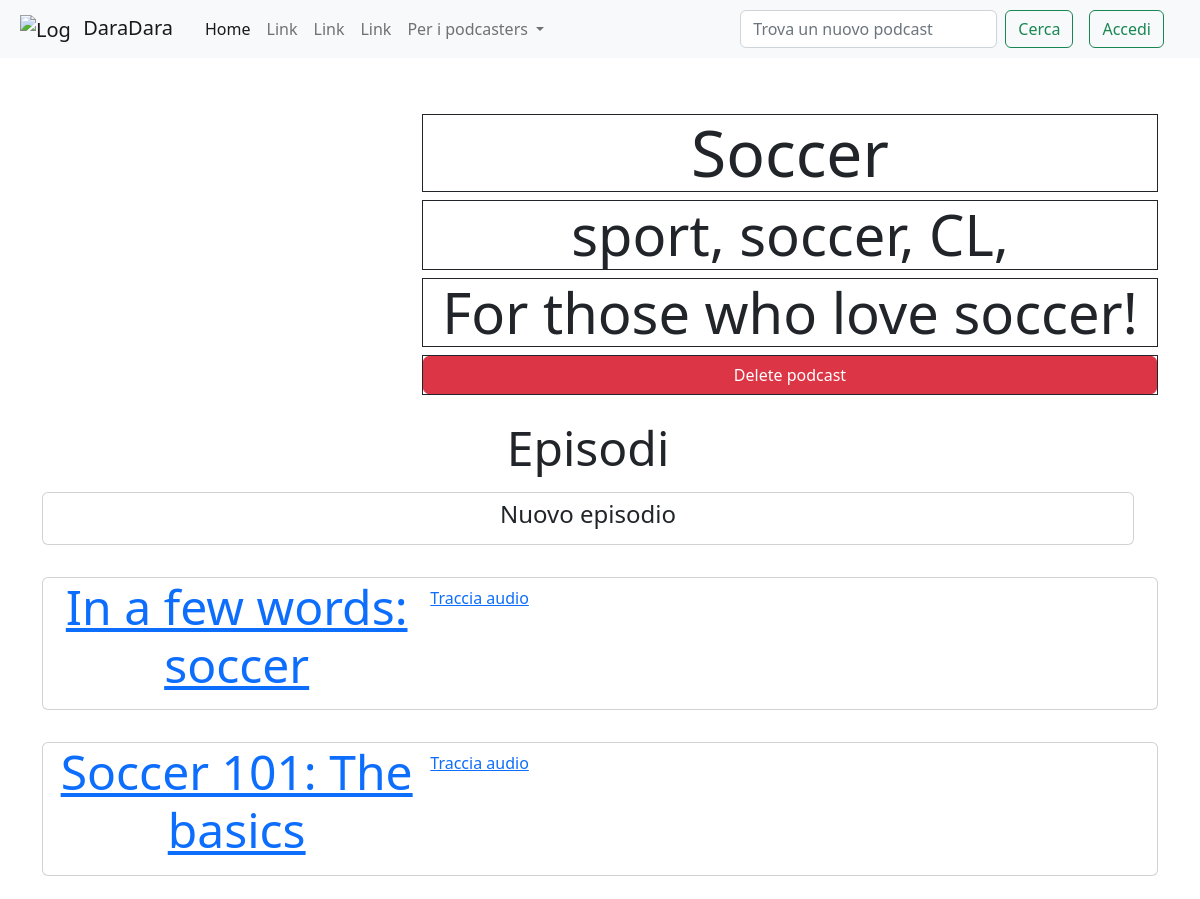
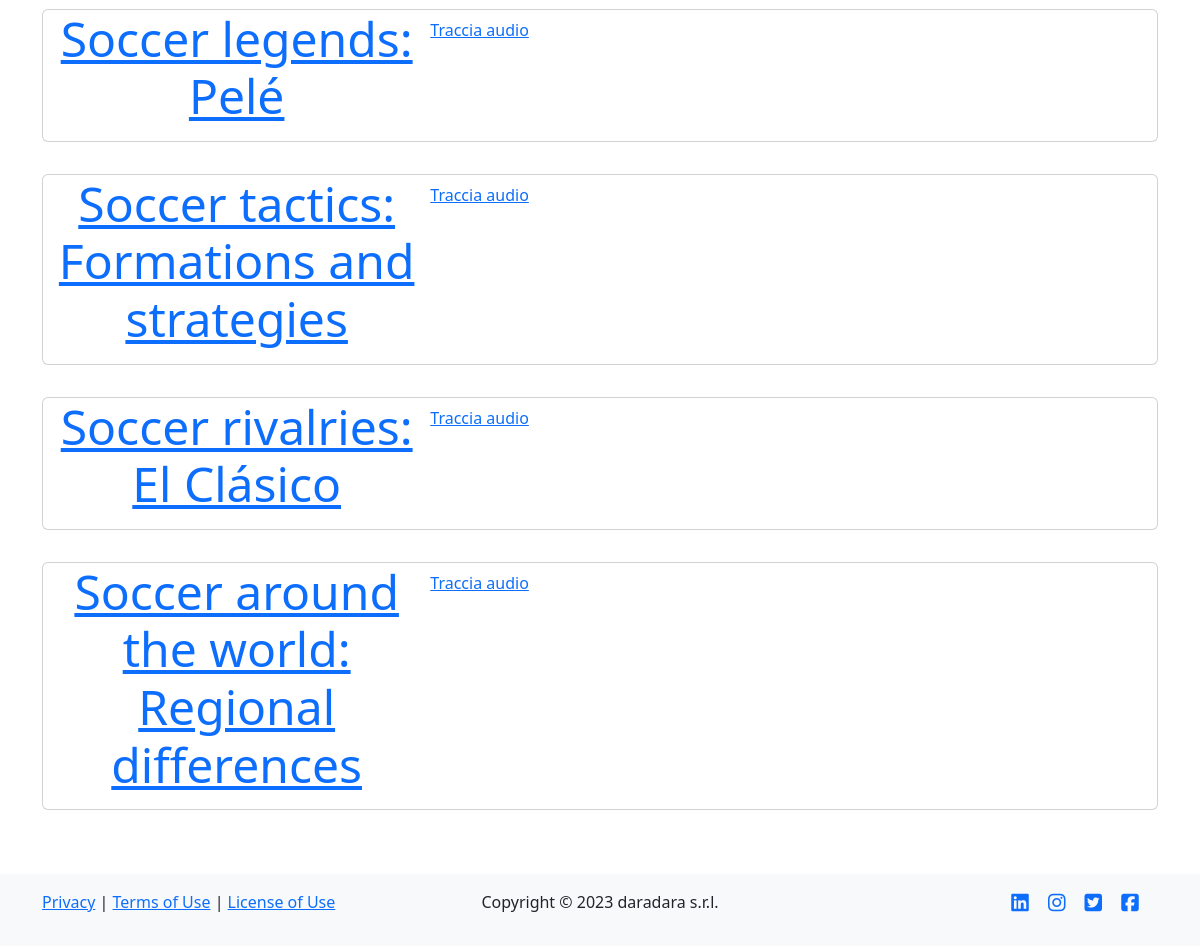
Page /podcast/1 on the committed database (2 pictures, top to bottom).
### tables this page shows
CREATE TABLE "podcasts" (
	"id"	INTEGER NOT NULL UNIQUE,
	"title"	TEXT NOT NULL UNIQUE,
	"desc"	TEXT DEFAULT 'NO_DESCRIPTION',
	"img"	TEXT DEFAULT 'NO_IMAGE',
	"id_user"	INTEGER NOT NULL,
	FOREIGN KEY("id_user") REFERENCES "users"("id"),
	PRIMARY KEY("id" AUTOINCREMENT)
);

CREATE TABLE "categories" (
	"id_podcast"	INTEGER NOT NULL,
	"tag"	TEXT NOT NULL,
	FOREIGN KEY("id_podcast") REFERENCES "podcasts"("id"),
	PRIMARY KEY("tag","id_podcast")
);

CREATE TABLE "episodes" (
	"id"	INTEGER NOT NULL UNIQUE,
	"title"	TEXT NOT NULL UNIQUE,
	"description"	TEXT DEFAULT 'NO_DESCRIPTION',
	"audio"	TEXT NOT NULL,
	"timestamp"	TEXT NOT NULL,
	"id_podcast"	INTEGER NOT NULL,
	FOREIGN KEY("id_podcast") REFERENCES "podcasts"("id"),
	PRIMARY KEY("id" AUTOINCREMENT)
);

### app.py (the view)
@app.route('/podcast/<int:id>')
def podcast(id):
    podcast = dao.get_podcast(id)
    episodes = dao.get_episodes(id_podcast = id)
    tags = dao.get_tags(id)
    return render_template('podcast.html', id=id, podcast = podcast, episodes = episodes, tags = tags)

### data/dao.py (called while the page is built)
def get_tags(id_podcast):
    conn, cursor = connect()
    tags = False
    try:
        sql = 'SELECT * FROM categories WHERE id_podcast = ?'
        cursor.execute(sql, (id_podcast,))
        tags = cursor.fetchall()
    except Exception as e:
        print(e)
    close(conn, cursor)
    return tags

def get_episodes(id_podcast):
    conn, cursor = connect()
    episodes = []
    try:
        sql = 'SELECT * FROM episodes WHERE id_podcast = ? ORDER BY timestamp DESC'
        cursor.execute(sql, (id_podcast,))
        episodes = cursor.fetchall()
    except Exception as e:
        print(e)
    close(conn, cursor)
    return episodes

def get_podcast(id):
    conn, cursor = connect()
    podcast = False
    try:
        sql = 'SELECT * FROM podcasts WHERE id = ?'
        cursor.execute(sql, (id,))
        podcast = cursor.fetchone()
    except Exception as e:
        print(e)
    close(conn, cursor)
    return podcast

def connect():
    conn = sqlite3.connect(PATH)
    conn.row_factory = sqlite3.Row
    cursor = conn.cursor()
    return conn, cursor

def close(conn, cursor):
    cursor.close()
    conn.close()

### templates/podcast.html (shortened to what this page needs)
{% extends 'layout.html' %}
{% block content %}
    <div class="row">
        <div class="col-12 col-lg-4 d-flex justify-content-center align-items-center">
        </div>
        <div class="col">
            <div class="row border border-dark mx-2 mx-lg-0 my-2 d-flex justify-content-center align-content-center display-3">
                {{podcast.title}}
            </div>
            <div class="row border border-dark mx-2 mx-lg-0 my-2 d-flex justify-content-center align-content-center display-4">
                {% for tag in tags%} {{tag.tag}}, {% endfor %}
            </div>
            <div class="row border border-dark mx-2 mx-lg-0 my-2 d-flex justify-content-center align-content-center display-4">
                {{podcast.desc}}
            </div>
            <div class="row border border-dark mx-2 mx-lg-0 my-2 d-flex justify-content-center align-content-center display-5">
                <button type="button" class="btn btn-danger" data-bs-toggle="modal" data-bs-target="#deletePodcastModal">
                    Delete podcast
                </button>
            </div>
        </div>
    </div>
    <div class="row mt-3">
        <div class="row d-flex justify-content-center display-5">Episodi</div>
        <div class="row d-flex justify-content-center">
            <div class="row mt-3">
                <div class="card mb-3">
                    <div class="row g-0 d-flex justify-content-center align-content-center">
                        <button id="newEpBtn" class="btn text-center"><h4>Nuovo episodio</h4></button>
                    </div>
                </div>
            </div>
        </div>
        {% for episode in episodes %}
        <a href="{{ url_for('episode', id_pod=id, id_ep=episode.id) }}" >
        <div class="row d-flex justify-content-center">
            <div class="row mt-3">
                <div class="card mb-3">
                    <div class="row g-0">
                        <div class="col-md-4">
                            <p class="text-center display-5">{{ episode.title }}</p>
                        </div>
                        <div class="col-md-7">
                            <div class="card-body row g-2">
                                Traccia audio
                            </div>
                        </div>
                    </div>
                </div>
            </div>
        </div>
        </a>
        {% endfor%}
    </div>
{% endblock %}

### templates/layout.html (shortened to what this page needs)
<!DOCTYPE html>
<html lang="it">
<head>
    <link href="https://cdn.jsdelivr.net/npm/bootstrap@5.2.3/dist/css/bootstrap.min.css" rel="stylesheet">
</head>
<body>
    <nav class="navbar navbar-expand-lg bg-light">
        <div class="container-fluid mx-2">
            <a class="navbar-brand" href="{{ url_for('index') }}">
                <img class="img-fluid" src="https://getbootstrap.com/docs/5.2/assets/brand/bootstrap-logo.svg" alt="Logo" style="max-width: 50px; max-height: 50px;">
                <h5 class="d-inline-block mb-0 mx-2">DaraDara</h5>
            </a>
            <div class="collapse navbar-collapse" id="navbarSupportedContent">
            <ul class="navbar-nav me-auto mb-2 mb-lg-0">
                <li class="nav-item">
                <a class="nav-link active" aria-current="page" href="{{ url_for('index') }}">Home</a>
                </li>
                <li class="nav-item">
                <a class="nav-link" href="#">Link</a>
                </li>
                <li class="nav-item">
                    <a class="nav-link" href="#">Link</a>
                </li>
                <li class="nav-item">
                    <a class="nav-link" href="#">Link</a>
                </li>
                <li class="nav-item dropdown">
                <a class="nav-link dropdown-toggle" href="#" role="button" data-bs-toggle="dropdown" aria-expanded="false">
                    Per i podcasters
                </a>
                </li>
            </ul>
            <form class="d-flex" role="search">
                <input class="form-control me-2" type="search" placeholder="Trova un nuovo podcast" aria-label="Search">
                <button class="btn btn-outline-success" type="submit">Cerca</button>
            </form>
                {% if not current_user.is_authenticated %}
                <button type="button" id="loginBtn" class="btn btn-outline-success btn-light my-3 my-lg-0 mx-lg-3">Accedi</button>
                {% else %}
                <a href="{{ url_for('profile', id = current_user.id) }}" ><button type="button" id="profileBtn" class="btn btn-outline-info btn-light my-3 my-lg-0 mx-lg-3">Profilo</button></a>
                <button type="button" id="logoutBtn" class="btn btn-outline-danger btn-light my-3 my-lg-0 mx-lg-3">Esci</button>
                {% endif %}
            </div>
        </div>
    </nav>
    <div class="container mt-5">
        {% block content %}{% endblock %}
    </div>
    <footer class="bg-light py-3 mt-5">
        <div class="container">
            <div class="row">
                <div class="col-4">
                    <p>
                        <a href="/privacy">Privacy</a> | <a href="/terms">Terms of Use</a> | <a href="/license">License of Use</a>
                    </p>
                </div>
                <div class="col">
                    <p class="text-center">Copyright &copy; 2023 daradara s.r.l.</p>
                </div>
                <div class="col-2 offset-2 d-flex flex-row-reverse justify-content-evenly social-icons">
                    <a href="#"><i class="fab fa-facebook-square fa-lg"></i></a>
                    <a href="#"><i class="fab fa-twitter-square fa-lg"></i></a>
                    <a href="#"><i class="fab fa-instagram fa-lg"></i></a>
                    <a href="#"><i class="fab fa-linkedin fa-lg"></i></a>
                </div>
            </div>
        </div>
    </footer>
</body>
</html>

### rows in the picture
podcasts: title "Soccer", desc "For those who love soccer!"
categories: tag "sport"
categories: tag "soccer"
categories: tag "CL"
episodes: title "In a few words: soccer"
episodes: title "Soccer 101: The basics"
episodes: title "Soccer legends: Pelé"
episodes: title "Soccer tactics: Formations and strategies"
episodes: title "Soccer rivalries: El Clásico"
episodes: title "Soccer around the world: Regional differences"
